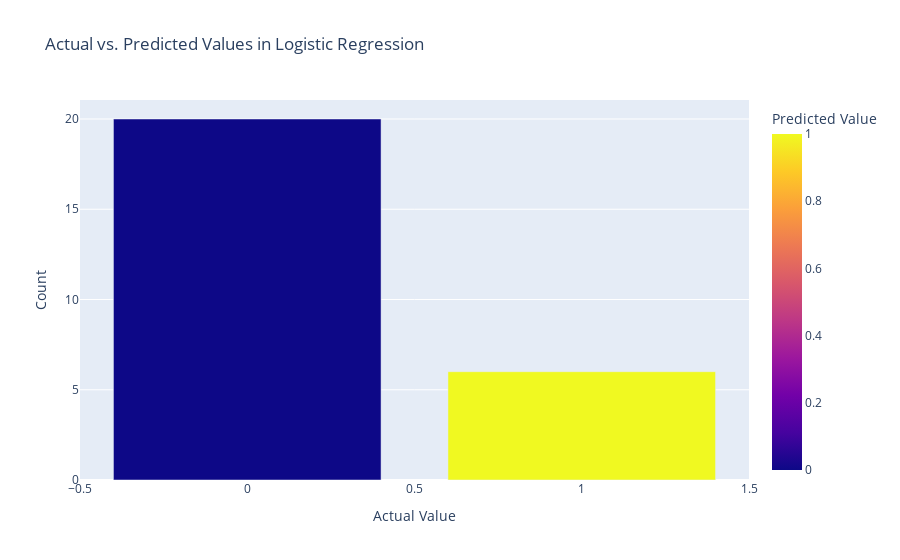

Notebook code for this chart:
### Code cell
#Predicted vs. Actual Plot
fig1 = px.bar(counts, x='Actual', y='Count', color='Predicted',
             title='Actual vs. Predicted Values in Logistic Regression',
             labels={'Actual': 'Actual Value', 'Predicted': 'Predicted Value'},
             barmode='group')
fig1.show()

### Figure 1 — Plotly figure (JSON) as saved in the notebook; plotly's stock layout.template omitted (floating-point values rounded to 4 significant figures)
{"data": [{"alignmentgroup": "True", "hovertemplate": "Actual Value=%{x}<br>Count=%{y}<br>Predicted Value=%{marker.color}<extra></extra>", "legendgroup": "", "marker": {"color": [0, 1], "coloraxis": "coloraxis", "pattern": {"shape": ""}}, "name": "", "offsetgroup": "", "orientation": "v", "showlegend": false, "textposition": "auto", "type": "bar", "x": [0, 1], "xaxis": "x", "y": [20, 6], "yaxis": "y"}], "layout": {"autosize": true, "barmode": "group", "coloraxis": {"colorbar": {"title": {"text": "Predicted Value"}}, "colorscale": [[0, "#0d0887"], [0.1111, "#46039f"], [0.2222, "#7201a8"], [0.3333, "#9c179e"], [0.4444, "#bd3786"], [0.5556, "#d8576b"], [0.6667, "#ed7953"], [0.7778, "#fb9f3a"], [0.8889, "#fdca26"], [1, "#f0f921"]]}, "legend": {"tracegroupgap": 0}, "title": {"text": "Actual vs. Predicted Values in Logistic Regression"}, "xaxis": {"anchor": "y", "autorange": true, "domain": [0, 1], "range": [-0.5, 1.5], "title": {"text": "Actual Value"}, "type": "linear"}, "yaxis": {"anchor": "x", "autorange": true, "domain": [0, 1], "range": [0, 21.05], "title": {"text": "Count"}, "type": "linear"}}}
